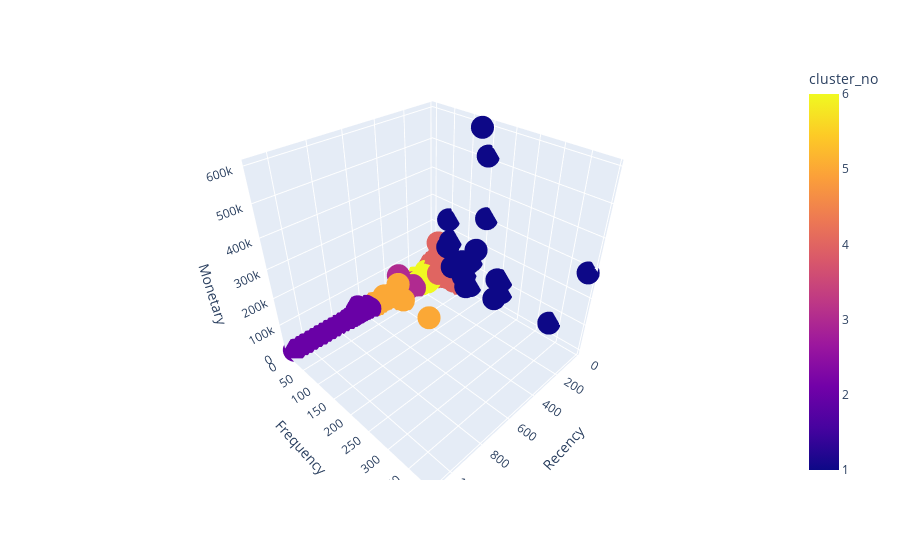

Notebook code cell kept with this figure:
### Code cell
import plotly.express as px
fig=px.scatter_3d(rfm_kmeans, x=rfm_kmeans['Recency'], y=rfm_kmeans['Frequency'], 
                  z=rfm_kmeans['Monetary'], color=rfm_kmeans['cluster_no'])
fig.show()

### Figure 1 — Plotly figure (JSON) as saved in the notebook; plotly's stock layout.template omitted (floating-point values rounded to 4 significant figures; data arrays with more than 128 entries replaced by an {"elided": "..."} marker saying what was removed)
{"data": [{"hovertemplate": "Recency=%{x}<br>Frequency=%{y}<br>Monetary=%{z}<br>cluster_no=%{marker.color}<extra></extra>", "legendgroup": "", "marker": {"color": {"elided": "5863 int values"}, "coloraxis": "coloraxis", "symbol": "circle"}, "mode": "markers", "name": "", "scene": "scene", "showlegend": false, "type": "scatter3d", "x": {"elided": "5863 int values"}, "y": {"elided": "5863 int values"}, "z": {"elided": "5863 float values"}}], "layout": {"coloraxis": {"colorbar": {"title": {"text": "cluster_no"}}, "colorscale": [[0, "#0d0887"], [0.1111, "#46039f"], [0.2222, "#7201a8"], [0.3333, "#9c179e"], [0.4444, "#bd3786"], [0.5556, "#d8576b"], [0.6667, "#ed7953"], [0.7778, "#fb9f3a"], [0.8889, "#fdca26"], [1, "#f0f921"]]}, "legend": {"tracegroupgap": 0}, "margin": {"t": 60}, "scene": {"domain": {"x": [0, 1], "y": [0, 1]}, "xaxis": {"title": {"text": "Recency"}}, "yaxis": {"title": {"text": "Frequency"}}, "zaxis": {"title": {"text": "Monetary"}}}}}
